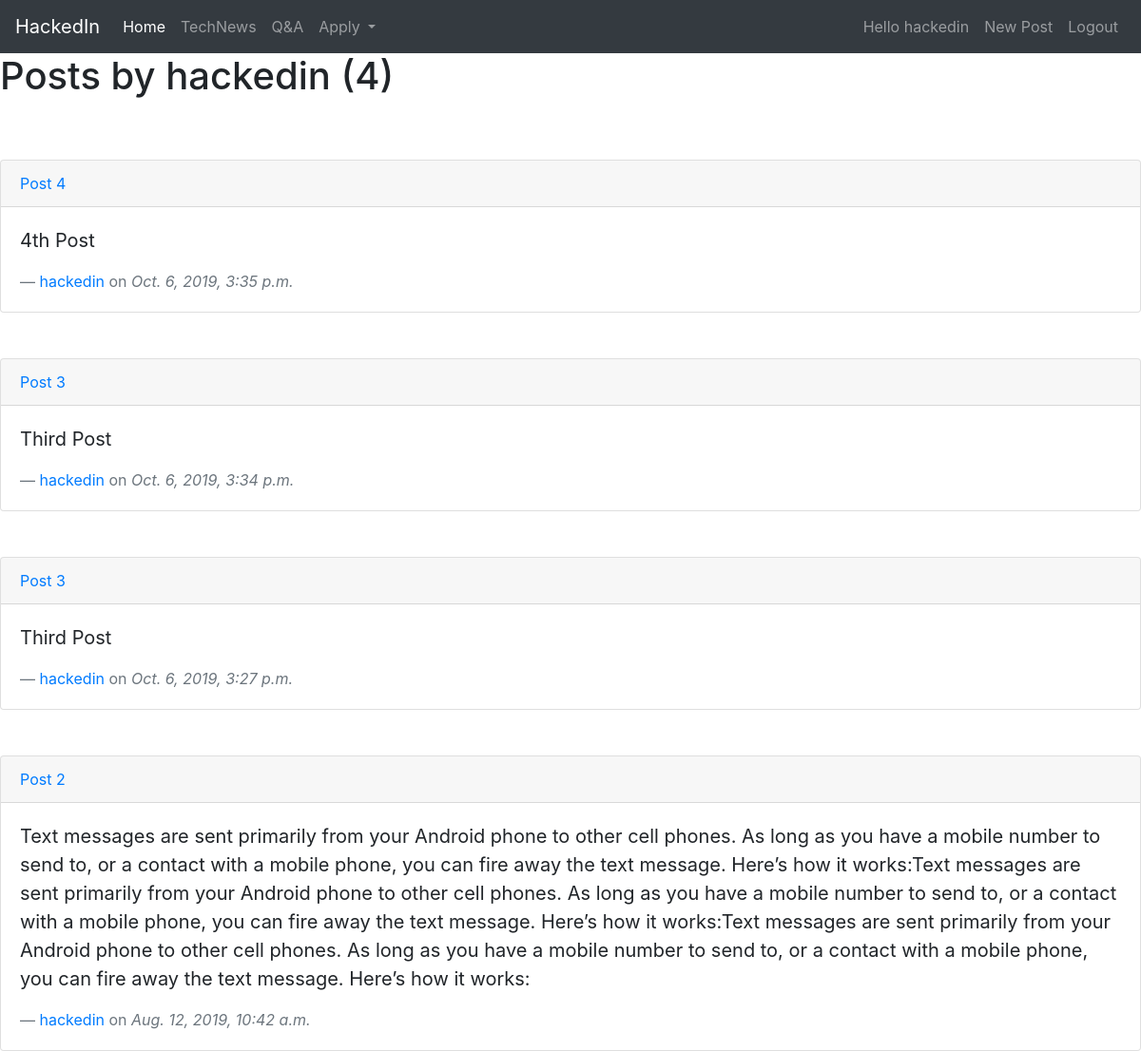
/community/user/hackedin (signed in), run on the app's committed database.
### hub/models.py (models this page shows, shortened)
class Accomplishment(models.Model):
	title = models.CharField(max_length = 100)
	content = models.TextField()
	date_posted = models.DateTimeField(default=timezone.now)
	author = models.ForeignKey(User,on_delete=models.CASCADE)

### hub/views.py (the view)
# urls.py: path('user/<str:username>',UserPostListView.as_view(),name='user-posts'),
class UserPostListView(LoginRequiredMixin,ListView):
	model = Accomplishment
	template_name = 'hub/user_posts.html' #<app>/<model>_<viewtype>.html
	context_object_name = 'accomplishments'
	paginate_by = 4
	def get_queryset(self):
		user = get_object_or_404(User,username=self.kwargs.get('username'))
		return Accomplishment.objects.filter(author=user).order_by('-date_posted')

### hub/templates/hub/user_posts.html (shortened to what this page needs)
<html>
  <head>
    <link rel="stylesheet" href="https://use.fontawesome.com/releases/v5.8.1/css/all.css">
    <link rel="stylesheet" href="https://stackpath.bootstrapcdn.com/bootstrap/4.3.1/css/bootstrap.min.css">
  </head>
{% extends 'hub/navbar.html' %}
{% block body %}
  <body >
<h1 class="mb-3">Posts by {{view.kwargs.username}} ({{page_obj.paginator.count}})</h1>
{% for accomplishment in accomplishments %}
<br/><br/>
<div class="card">
  <div class="card-header">
    <a href="{% url 'network-post' accomplishment.id %}">{{accomplishment.title}}</a>
  </div>
  <div class="card-body">
    <blockquote class="blockquote mb-0">
      <p>{{accomplishment.content}}</p>
      <footer class="blockquote-footer"><a href="{% url 'user-posts' accomplishment.author.username %}">{{accomplishment.author}}</a> on <cite title="Source Title">{{accomplishment.date_posted}}</cite></footer>
    </blockquote>
  </div>
</div>
{%endfor%}
</body>
{% endblock %}

### hub/templates/hub/navbar.html (shortened to what this page needs)
<nav class="navbar navbar-expand-lg navbar-dark bg-dark">
  			<a class="navbar-brand" href="#">HackedIn</a>
			  <div class="collapse navbar-collapse" id="navbarSupportedContent">
			    <ul class="navbar-nav mr-auto">
			      <li class="nav-item active">
			        <a class="nav-link" href="#">Home</a>
			      </li>
			      <li class="nav-item">
			        <a class="nav-link" href="#"><span class="sr-only">(current)</span>TechNews</a>
			      </li>
			      <li class="nav-item">
			        <a class="nav-link" href="#">Q&A</a>
			      </li>
			      <li class="nav-item dropdown">
			        <a class="nav-link dropdown-toggle" href="#" id="navbarDropdown" role="button" data-toggle="dropdown" aria-haspopup="true" aria-expanded="false">
			          Apply
			        </a>
			      </li>
			    </ul>
			    <div class="navbar-nav">
			    	{% if user.is_authenticated %}
			    	<a class="nav-item nav-link" href="{% url 'profile' %}">Hello {{user.username}}</a>
			    	<a class="nav-item nav-link" href="{% url 'network-create' %}">New Post</a>
			    	<a class="nav-item nav-link" href="{% url 'logout' %}">Logout</a>
			    	{% else %}
			    	<a class="nav-item nav-link" href="{% url 'login' %}">Login</a>
			    	<a class="nav-item nav-link" href="{% url 'register' %}">Register</a>
			    	{% endif %}
		</nav>
{% block body %}
{% endblock %}

### data on the page
Accomplishment: title "Post 4", content "4th Post", author "hackedin", date_posted "Oct. 6, 2019, 3:35 p.m."
Accomplishment: title "Post 3", content "Third Post", author "hackedin", date_posted "Oct. 6, 2019, 3:34 p.m."
Accomplishment: title "Post 3", content "Third Post", author "hackedin", date_posted "Oct. 6, 2019, 3:27 p.m."
Accomplishment: title "Post 2", content "Text messages are sent primarily from your Android phone to other cell phones. As long as you have a mobile number to send to, or a contact with a mobile phone, you can fire away the text message. Here’s how it works:Text messages are sent primarily from your Android phone to other cell phones. As long as you have a mobile number to send to, or a contact with a mobile phone, you can fire away the text message. Here’s how it works:Text messages are sent primarily from your Android phone to other cell phones. As long as you have a mobile number to send to, or a contact with a mobile phone, you can fire away the text message. Here’s how it works:", author "hackedin", date_posted "Aug. 12, 2019, 10:42 a.m."

### other printed values
{{ user.username }} "hackedin"
{{ view.kwargs.username }} "hackedin"
{{ page_obj.paginator.count }} "4"
